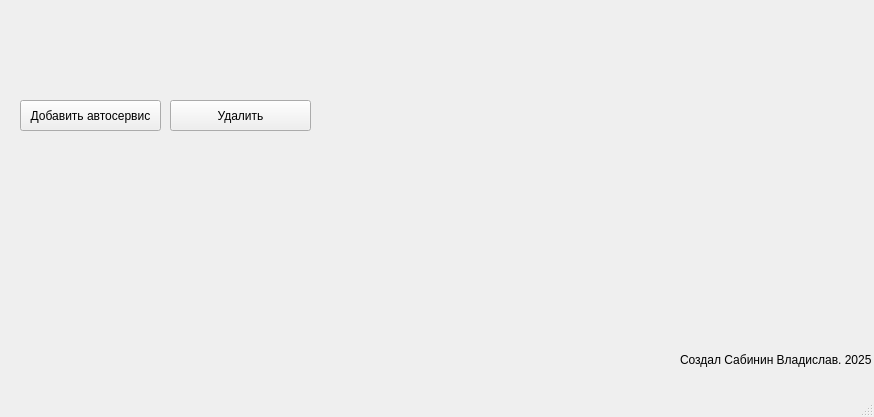
<?xml version="1.0" encoding="UTF-8"?>
<ui version="4.0">
 <class>MainWindow</class>
 <widget class="QMainWindow" name="MainWindow">
  <property name="geometry">
   <rect>
    <x>0</x>
    <y>0</y>
    <width>874</width>
    <height>417</height>
   </rect>
  </property>
  <property name="windowTitle">
   <string>Менеджер автосервиса</string>
  </property>
  <widget class="QWidget" name="centralwidget">
   <widget class="QLabel" name="label">
    <property name="geometry">
     <rect>
      <x>680</x>
      <y>350</y>
      <width>191</width>
      <height>20</height>
     </rect>
    </property>
    <property name="text">
     <string>Создал Сабинин Владислав. 2025</string>
    </property>
   </widget>
   <widget class="QPushButton" name="add_autoservice_btn">
    <property name="geometry">
     <rect>
      <x>20</x>
      <y>100</y>
      <width>141</width>
      <height>31</height>
     </rect>
    </property>
    <property name="toolTip">
     <string>&lt;html&gt;&lt;head/&gt;&lt;body&gt;&lt;p&gt;Нажмите для добавления очереденого автосервиса&lt;/p&gt;&lt;/body&gt;&lt;/html&gt;</string>
    </property>
    <property name="text">
     <string>Добавить автосервис</string>
    </property>
   </widget>
   <widget class="QPushButton" name="delete_btn">
    <property name="geometry">
     <rect>
      <x>170</x>
      <y>100</y>
      <width>141</width>
      <height>31</height>
     </rect>
    </property>
    <property name="text">
     <string>Удалить</string>
    </property>
   </widget>
   <widget class="QWidget" name="gridLayoutWidget">
    <property name="geometry">
     <rect>
      <x>10</x>
      <y>140</y>
      <width>661</width>
      <height>231</height>
     </rect>
    </property>
    <layout class="QGridLayout" name="autoservice_collection"/>
   </widget>
  </widget>
  <widget class="QMenuBar" name="menubar">
   <property name="geometry">
    <rect>
     <x>0</x>
     <y>0</y>
     <width>874</width>
     <height>21</height>
    </rect>
   </property>
  </widget>
  <widget class="QStatusBar" name="statusbar"/>
 </widget>
 <resources/>
 <connections/>
</ui>
